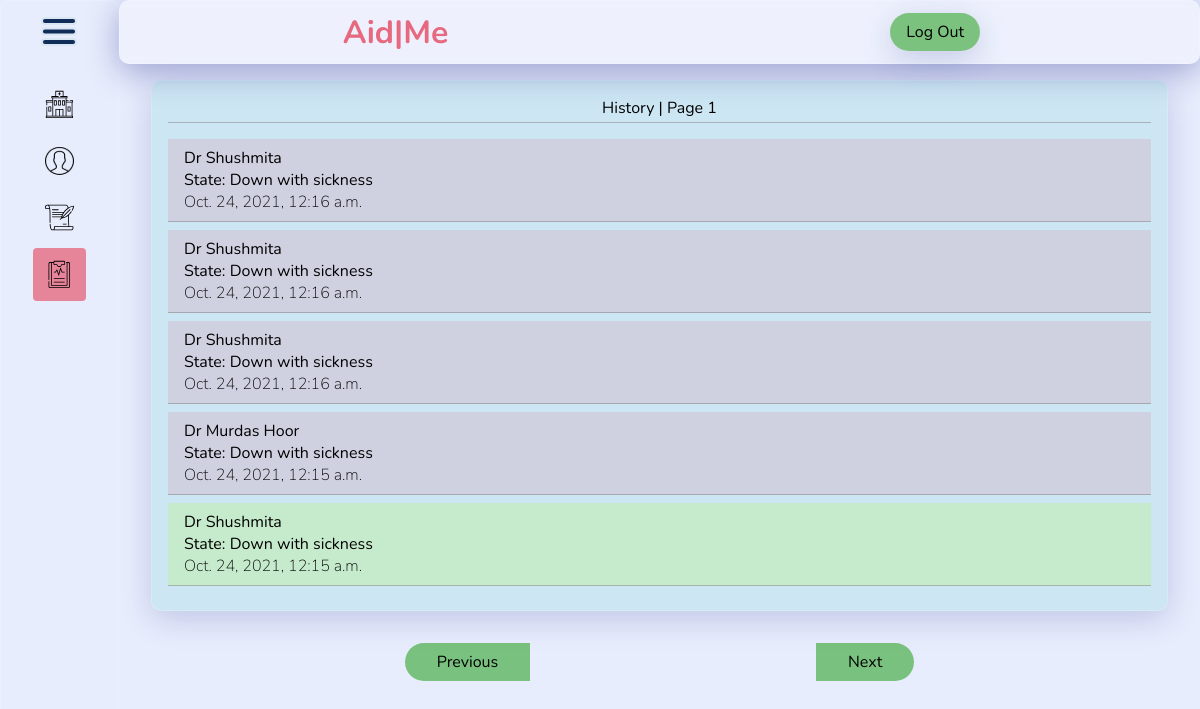
/patient/history/1 (signed in), run on the app's committed database.
### patient/models.py (models this page shows, shortened)
class Request(models.Model):
  confirmed = models.BooleanField(default=False)
  patient = models.ForeignKey('Patient', on_delete=models.CASCADE)
  doctor = models.ForeignKey('assistant.Doctor', on_delete=models.CASCADE)
  currentState = models.CharField(max_length=256, default='unspecified')
  created_at = models.DateTimeField(auto_now_add=True)
  class Meta:
    ordering = ['-created_at']

### assistant/models.py (models this page shows)
class Doctor(models.Model):
  name = models.CharField(max_length=50)
  max_slots = models.PositiveIntegerField(default=10)
  available = models.PositiveIntegerField(default=10)
  def __str__(self):
    return str(self.name)

### patient/decorators.py (the view)
  def warpper_func(request, *args, **kwargs):
    group = ''
    if request.user.groups.exists():
      group = request.user.groups.all()[0].name
    if group == 'assistant':
      return redirect('assistant:index')
    else:
      return view_func(request, *args, **kwargs)

### patient/views.py (called while the page is built)
@login_required
@patient_only
def history(request, page):
  startAt = (page-1) * 5
  endAt = startAt + 5
  histories = Request.objects.filter(patient__user__username = request.user.username)[startAt : endAt]
  more = histories.count() == 5
  context = {
    'histories': histories,
    'next': page + 1,
    'prev': page-1 or page,
    'more': more,
    'page': page
  }
  return render(request, 'history.html', context)

### patient/templates/history.html
{% extends 'base.html' %}
{% load static %}
{% block content %}
<link rel="stylesheet" href="{% static 'css/history.css' %}">
  <main>
    {% if histories %}
      <ul class="history">
        <p>History | Page {{ page }}</p>
        {% for history in histories %}
          <li id={% if history.confirmed %} "confirmed" {% endif %} >
            <p>{{ history.doctor }}</p>
            <p>State: {{ history.currentState }}</p>
            <p>{{ history.created_at }}</p>
          </li>
        {% endfor %}
      </ul>
      {% else %}
        <P class='blank'>You have no more appointment history. Stay blessed!</p>
    {% endif %}
    <div class="page-ctas">
      <a href="{% url 'history' page=prev %}">Previous</a>
      {% if more %}
        <a href="{% url 'history' page=next %}">Next</a>
      {% endif %}
    </div>
  </main>
{% endblock content %}

### patient/static/css/base.css (style rules this page uses)
* { margin: 0; padding: 0; box-sizing: border-box; }
a { text-decoration: none; color: black; }
li { list-style: none; }
body { height: calc(100vh - 64px); background-color: #e8edfd; display: flex; flex-direction: column-reverse; font-family: 'Nunito', sans-serif; margin-bottom: 15rem; }
@media only screen and (min-width: 800px) { body { flex-direction: row; margin-bottom: 4rem; } }

### patient/static/css/history.css (style rules this page uses)
main { display: flex; flex-direction: column; margin-bottom: 6rem; }
main .history { display: initial; flex: 1; margin: 1rem 2rem; padding: 1rem 1rem; border-left: 1px groove rgba(128, 128, 128, 0.7); background-color: rgba(102, 204, 204, 0.2); box-shadow: 0 8px 32px 0 rgba( 31, 38, 135, 0.2 ); backdrop-filter: blur( 4px ); -webkit-backdrop-filter: blur( 4px ); border-radius: 10px; border: 1px solid rgba( 255, 255, 255, 0.18 ); }
#confirmed { background-color: rgba(172, 255, 47, 0.2); }
.history > p { text-align: center; width: 100%; padding-bottom: .2rem; margin-bottom: 1rem; border-bottom: 1px groove rgba(128, 128, 128, 0.5); }
.history li { margin-bottom: .5rem; padding: .5rem 1rem; border-bottom: 1px groove rgba(128, 128, 128, 0.5); background-color: rgba(220, 20, 60, 0.1); }
.history li p:last-child { font-weight: 200; }
.page-ctas { display: flex; justify-content: space-evenly; margin-top: 1rem; }
.page-ctas > a { background-color: #6ebd72e8; padding: .5rem 2rem; }
.page-ctas > a:last-child { border-top-right-radius: 1000px; border-bottom-right-radius: 1000px; }
.page-ctas > a:first-child { border-top-left-radius: 1000px; border-bottom-left-radius: 1000px; }
@media only screen and (min-width: 800px) { main { margin-bottom: 1rem; } }

### data on the page
Request: doctor "Dr Shushmita", currentState "Down with sickness", created_at "Oct. 24, 2021, 12:16 a.m."
Request: doctor "Dr Shushmita", currentState "Down with sickness", created_at "Oct. 24, 2021, 12:16 a.m."
Request: doctor "Dr Shushmita", currentState "Down with sickness", created_at "Oct. 24, 2021, 12:16 a.m."
Request: doctor "Dr Murdas Hoor", currentState "Down with sickness", created_at "Oct. 24, 2021, 12:15 a.m."
Request: doctor "Dr Shushmita", currentState "Down with sickness", created_at "Oct. 24, 2021, 12:15 a.m."

### other printed values
{{ page }} "1"
